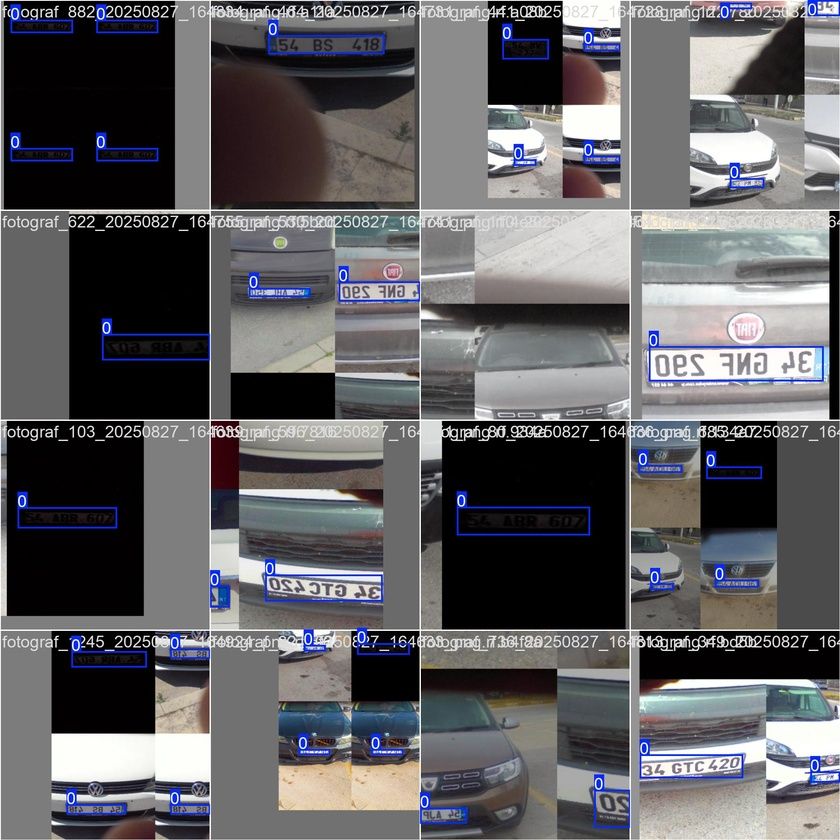
#> input picture runs/detect/terminal_model3/train_batch0.jpg, 840 x 840 px, shrunk from 1920 x 1920 before the run; its folder holds only this picture in this run
$ python -i find_plates_for_night_photos.py   (imports and definitions only)
#> lines starting #> are read from the running program, lines starting #| are printed output that depends on the picture
#> further down, picture is the input picture: shape (840, 840, 3); mean B, G, R 100.2, 96.8, 97.5
import cv2
import os
import random
import numpy as np
from ultralytics import YOLO

def preprocess_plate(img):
    gray = cv2.cvtColor(img, cv2.COLOR_BGR2GRAY)
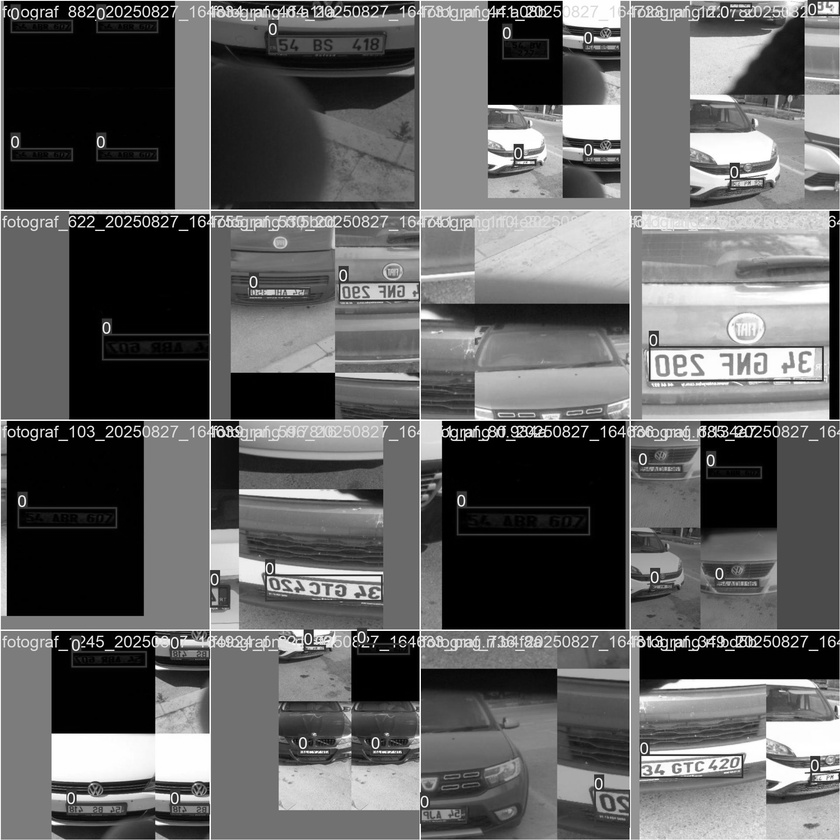
#> gray: shape (840, 840); min 0, max 255, mean 97.4

    clahe = cv2.createCLAHE(clipLimit=10.0, tileGridSize=(8,8))
    enhanced = clahe.apply(gray)
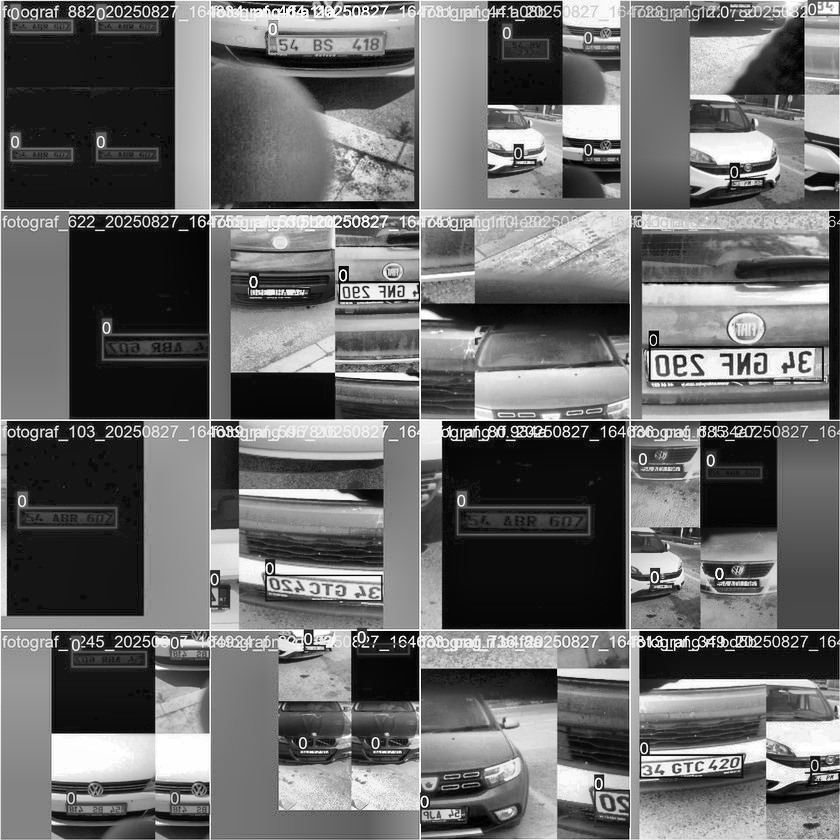
#> enhanced: shape (840, 840); min 0, max 255, mean 107.7

    blurred = cv2.GaussianBlur(enhanced, (5,5), 0)

    kernel = np.ones((3,3), np.uint8)
    morphed = cv2.morphologyEx(blurred, cv2.MORPH_CLOSE, kernel)

    return morphed

# [1 line that did not run here, left out]

save_dir = r"D:\Medias\night_images"
# [1 line not run here, left out]

source_dir = r"D:\Medias\night_images\01"

# [1 line that did not run here, left out]
# [1 line not run here, left out]

count = 0
# [47 lines not run here, left out]

>>> import cv2
>>> picture = cv2.imread('runs/detect/terminal_model3/train_batch0.jpg')
>>> result = preprocess_plate(picture)

$ run again, on runs/detect/terminal_model3/train_batch1.jpg
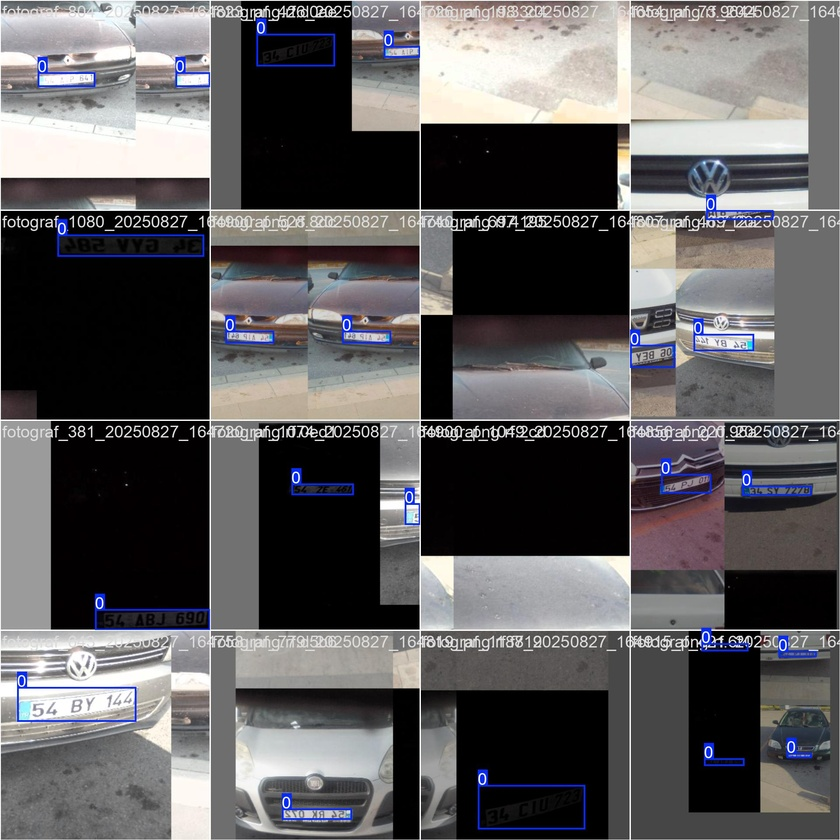
#> input picture runs/detect/terminal_model3/train_batch1.jpg, 840 x 840 px, shrunk from 1920 x 1920 before the run
#> picture is the input picture: shape (840, 840, 3); mean B, G, R 94.2, 92.5, 94.3
#> in preprocess_plate, `gray = cv2.cvtColor(img, cv2.COLOR_BGR2GRAY)`:
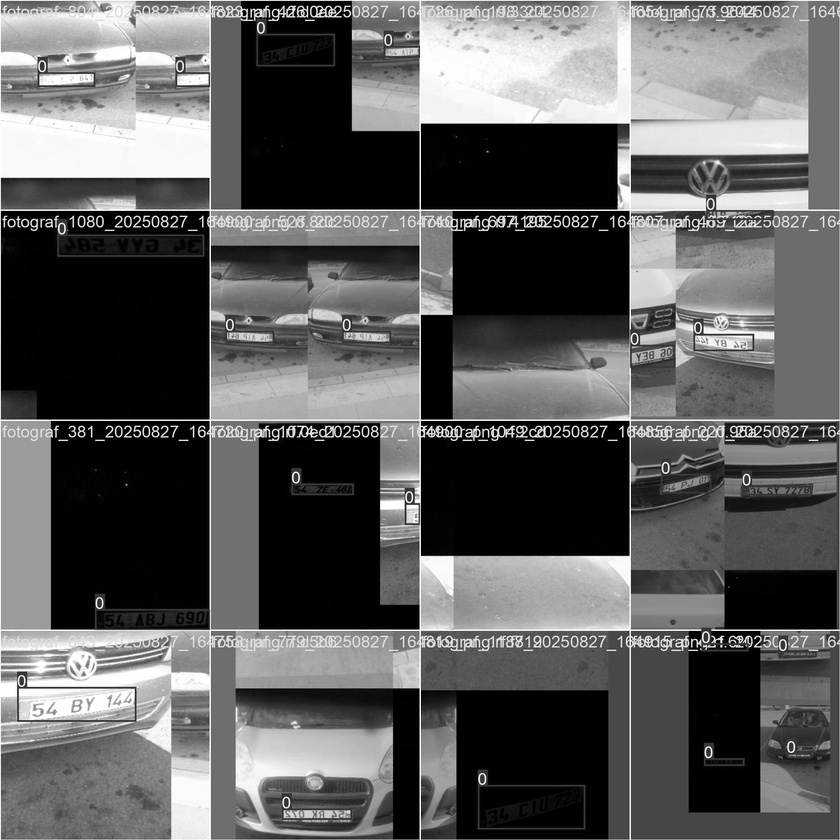
#> gray: shape (840, 840); min 0, max 255, mean 93.3
#> in preprocess_plate, `enhanced = clahe.apply(gray)`:
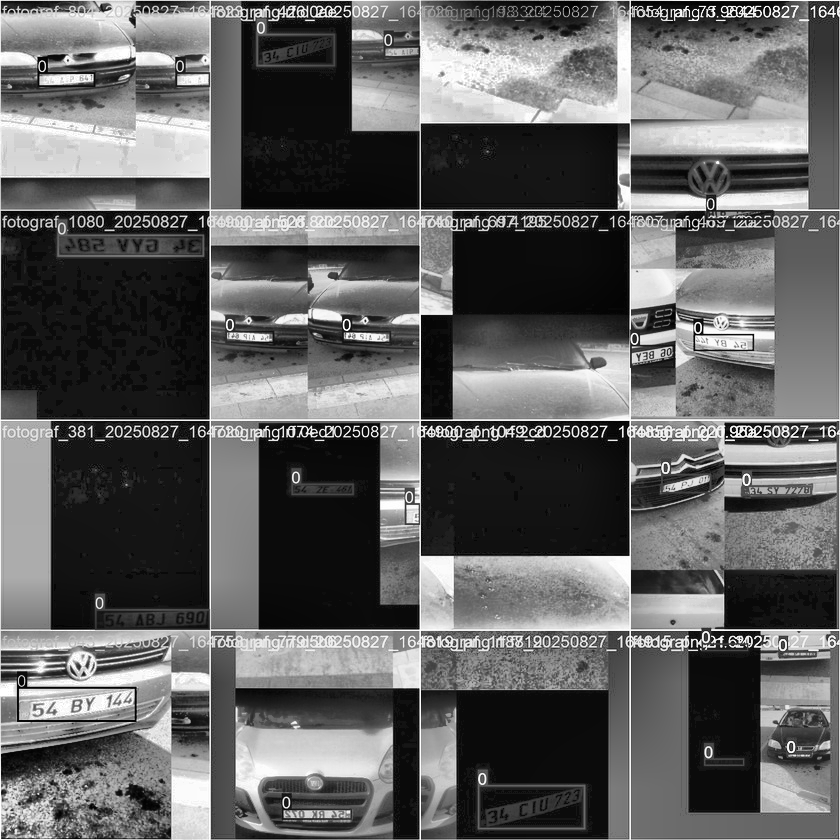
#> enhanced: shape (840, 840); min 0, max 255, mean 97.3

$ run again, on runs/detect/terminal_model3/train_batch2.jpg
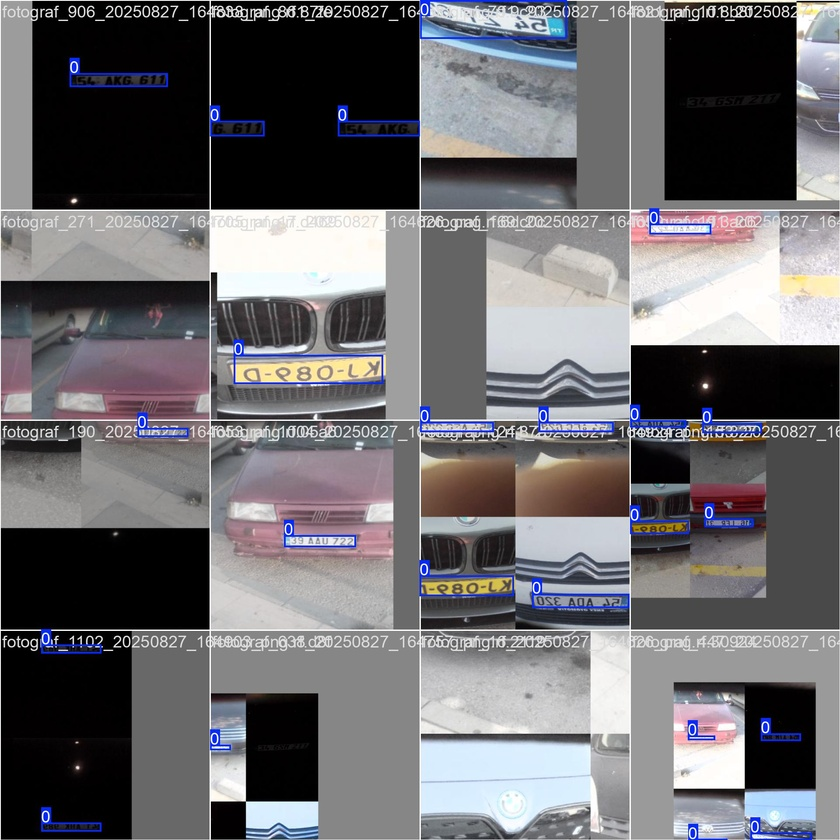
#> input picture runs/detect/terminal_model3/train_batch2.jpg, 840 x 840 px, shrunk from 1920 x 1920 before the run
#> picture is the input picture: shape (840, 840, 3); mean B, G, R 110, 106.4, 107.8
#> in preprocess_plate, `gray = cv2.cvtColor(img, cv2.COLOR_BGR2GRAY)`:
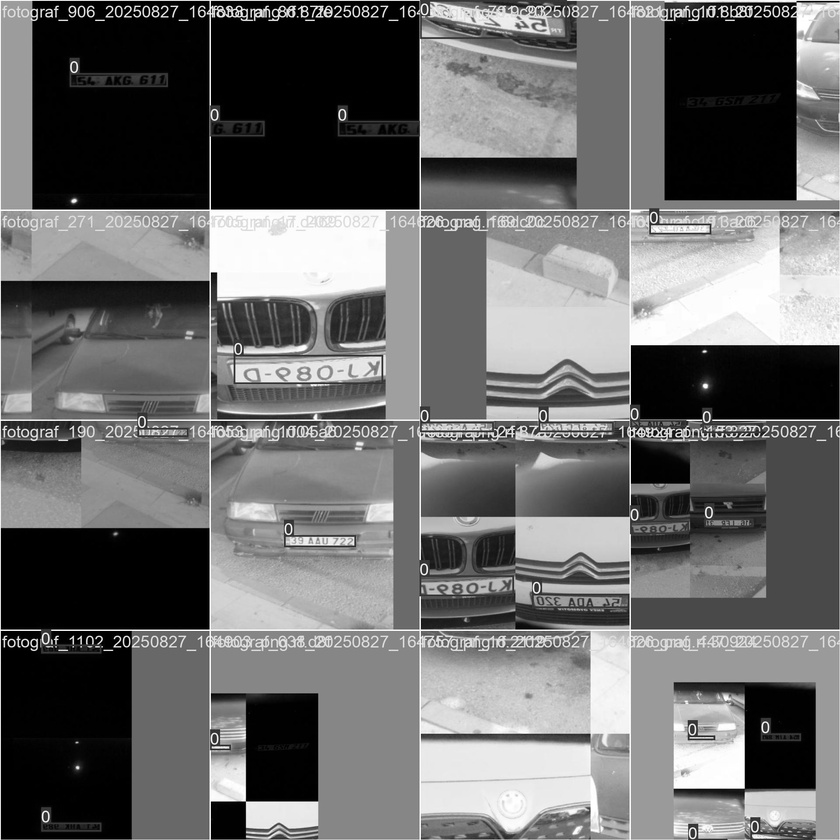
#> gray: shape (840, 840); min 0, max 255, mean 107.2
#> in preprocess_plate, `enhanced = clahe.apply(gray)`:
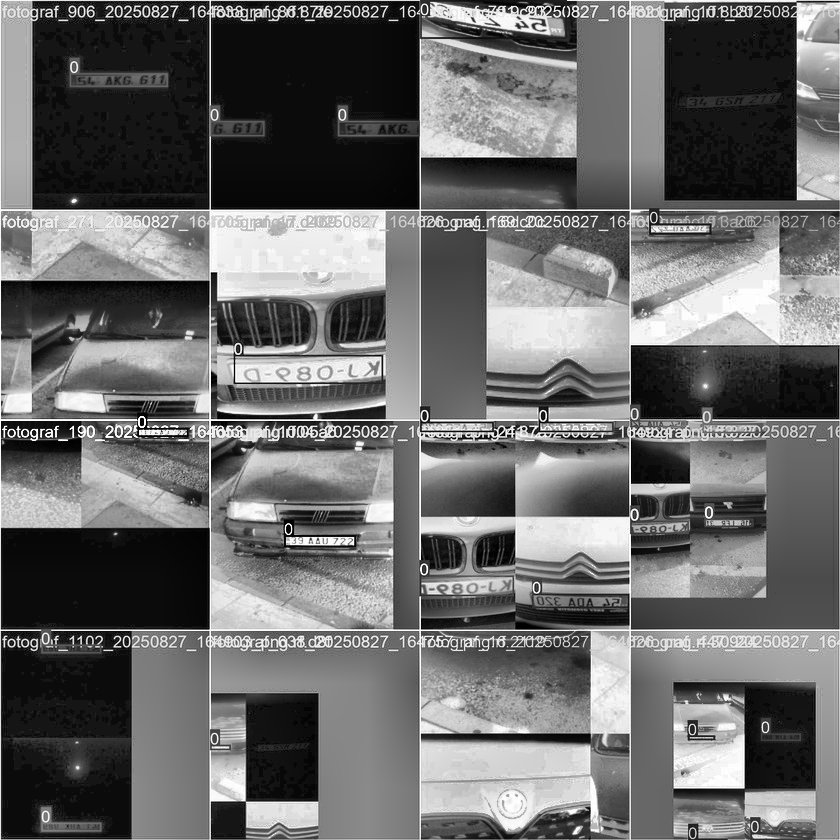
#> enhanced: shape (840, 840); min 0, max 255, mean 106.8
